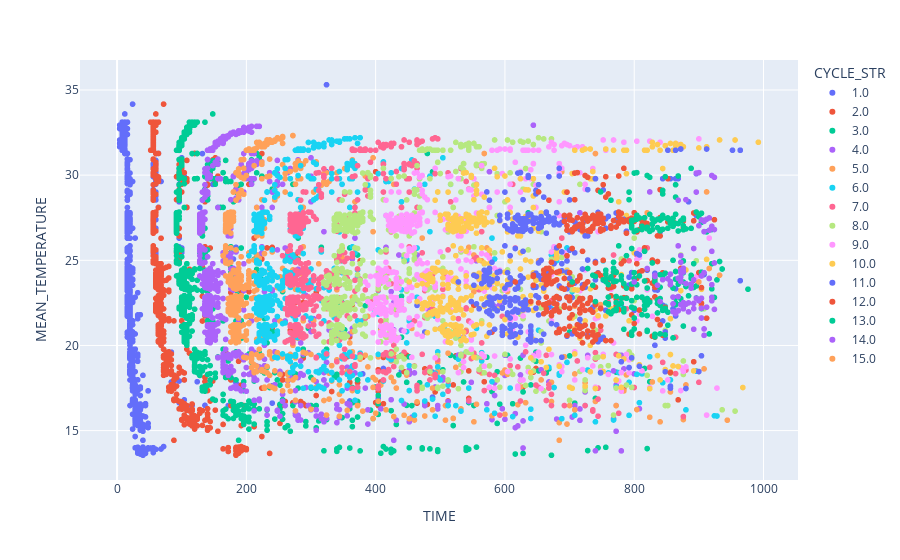

Notebook cell for this chart:
### Code cell
px.scatter(troughs_row_2, x="TIME", y="MEAN_TEMPERATURE", color="CYCLE_STR",
           hover_data=["POSITION_STR"])

### Figure 1 — Plotly figure (JSON) as saved in the notebook; plotly's stock layout.template omitted (floating-point values rounded to 4 significant figures; data arrays with more than 128 entries replaced by an {"elided": "..."} marker saying what was removed)
{"data": [{"customdata": {"elided": "913x1 str values"}, "hovertemplate": "CYCLE_STR=1.0<br>TIME=%{x}<br>MEAN_TEMPERATURE=%{y}<br>POSITION_STR=%{customdata[0]}<extra></extra>", "legendgroup": "1.0", "marker": {"color": "#636efa", "symbol": "circle"}, "mode": "markers", "name": "1.0", "showlegend": true, "type": "scattergl", "x": {"elided": "913 int values"}, "xaxis": "x", "y": {"elided": "913 float values"}, "yaxis": "y"}, {"customdata": {"elided": "896x1 str values"}, "hovertemplate": "CYCLE_STR=2.0<br>TIME=%{x}<br>MEAN_TEMPERATURE=%{y}<br>POSITION_STR=%{customdata[0]}<extra></extra>", "legendgroup": "2.0", "marker": {"color": "#EF553B", "symbol": "circle"}, "mode": "markers", "name": "2.0", "showlegend": true, "type": "scattergl", "x": {"elided": "896 int values"}, "xaxis": "x", "y": {"elided": "896 float values"}, "yaxis": "y"}, {"customdata": {"elided": "867x1 str values"}, "hovertemplate": "CYCLE_STR=3.0<br>TIME=%{x}<br>MEAN_TEMPERATURE=%{y}<br>POSITION_STR=%{customdata[0]}<extra></extra>", "legendgroup": "3.0", "marker": {"color": "#00cc96", "symbol": "circle"}, "mode": "markers", "name": "3.0", "showlegend": true, "type": "scattergl", "x": {"elided": "867 int values"}, "xaxis": "x", "y": {"elided": "867 float values"}, "yaxis": "y"}, {"customdata": {"elided": "760x1 str values"}, "hovertemplate": "CYCLE_STR=4.0<br>TIME=%{x}<br>MEAN_TEMPERATURE=%{y}<br>POSITION_STR=%{customdata[0]}<extra></extra>", "legendgroup": "4.0", "marker": {"color": "#ab63fa", "symbol": "circle"}, "mode": "markers", "name": "4.0", "showlegend": true, "type": "scattergl", "x": {"elided": "760 int values"}, "xaxis": "x", "y": {"elided": "760 float values"}, "yaxis": "y"}, {"customdata": {"elided": "673x1 str values"}, "hovertemplate": "CYCLE_STR=5.0<br>TIME=%{x}<br>MEAN_TEMPERATURE=%{y}<br>POSITION_STR=%{customdata[0]}<extra></extra>", "legendgroup": "5.0", "marker": {"color": "#FFA15A", "symbol": "circle"}, "mode": "markers", "name": "5.0", "showlegend": true, "type": "scattergl", "x": {"elided": "673 int values"}, "xaxis": "x", "y": {"elided": "673 float values"}, "yaxis": "y"}, {"customdata": {"elided": "613x1 str values"}, "hovertemplate": "CYCLE_STR=6.0<br>TIME=%{x}<br>MEAN_TEMPERATURE=%{y}<br>POSITION_STR=%{customdata[0]}<extra></extra>", "legendgroup": "6.0", "marker": {"color": "#19d3f3", "symbol": "circle"}, "mode": "markers", "name": "6.0", "showlegend": true, "type": "scattergl", "x": {"elided": "613 int values"}, "xaxis": "x", "y": {"elided": "613 float values"}, "yaxis": "y"}, {"customdata": {"elided": "566x1 str values"}, "hovertemplate": "CYCLE_STR=7.0<br>TIME=%{x}<br>MEAN_TEMPERATURE=%{y}<br>POSITION_STR=%{customdata[0]}<extra></extra>", "legendgroup": "7.0", "marker": {"color": "#FF6692", "symbol": "circle"}, "mode": "markers", "name": "7.0", "showlegend": true, "type": "scattergl", "x": {"elided": "566 int values"}, "xaxis": "x", "y": {"elided": "566 float values"}, "yaxis": "y"}, {"customdata": {"elided": "528x1 str values"}, "hovertemplate": "CYCLE_STR=8.0<br>TIME=%{x}<br>MEAN_TEMPERATURE=%{y}<br>POSITION_STR=%{customdata[0]}<extra></extra>", "legendgroup": "8.0", "marker": {"color": "#B6E880", "symbol": "circle"}, "mode": "markers", "name": "8.0", "showlegend": true, "type": "scattergl", "x": {"elided": "528 int values"}, "xaxis": "x", "y": {"elided": "528 float values"}, "yaxis": "y"}, {"customdata": {"elided": "487x1 str values"}, "hovertemplate": "CYCLE_STR=9.0<br>TIME=%{x}<br>MEAN_TEMPERATURE=%{y}<br>POSITION_STR=%{customdata[0]}<extra></extra>", "legendgroup": "9.0", "marker": {"color": "#FF97FF", "symbol": "circle"}, "mode": "markers", "name": "9.0", "showlegend": true, "type": "scattergl", "x": {"elided": "487 int values"}, "xaxis": "x", "y": {"elided": "487 float values"}, "yaxis": "y"}, {"customdata": {"elided": "425x1 str values"}, "hovertemplate": "CYCLE_STR=10.0<br>TIME=%{x}<br>MEAN_TEMPERATURE=%{y}<br>POSITION_STR=%{customdata[0]}<extra></extra>", "legendgroup": "10.0", "marker": {"color": "#FECB52", "symbol": "circle"}, "mode": "markers", "name": "10.0", "showlegend": true, "type": "scattergl", "x": {"elided": "425 int values"}, "xaxis": "x", "y": {"elided": "425 float values"}, "yaxis": "y"}, {"customdata": {"elided": "360x1 str values"}, "hovertemplate": "CYCLE_STR=11.0<br>TIME=%{x}<br>MEAN_TEMPERATURE=%{y}<br>POSITION_STR=%{customdata[0]}<extra></extra>", "legendgroup": "11.0", "marker": {"color": "#636efa", "symbol": "circle"}, "mode": "markers", "name": "11.0", "showlegend": true, "type": "scattergl", "x": {"elided": "360 int values"}, "xaxis": "x", "y": {"elided": "360 float values"}, "yaxis": "y"}, {"customdata": {"elided": "293x1 str values"}, "hovertemplate": "CYCLE_STR=12.0<br>TIME=%{x}<br>MEAN_TEMPERATURE=%{y}<br>POSITION_STR=%{customdata[0]}<extra></extra>", "legendgroup": "12.0", "marker": {"color": "#EF553B", "symbol": "circle"}, "mode": "markers", "name": "12.0", "showlegend": true, "type": "scattergl", "x": {"elided": "293 int values"}, "xaxis": "x", "y": {"elided": "293 float values"}, "yaxis": "y"}, {"customdata": {"elided": "204x1 str values"}, "hovertemplate": "CYCLE_STR=13.0<br>TIME=%{x}<br>MEAN_TEMPERATURE=%{y}<br>POSITION_STR=%{customdata[0]}<extra></extra>", "legendgroup": "13.0", "marker": {"color": "#00cc96", "symbol": "circle"}, "mode": "markers", "name": "13.0", "showlegend": true, "type": "scattergl", "x": {"elided": "204 int values"}, "xaxis": "x", "y": {"elided": "204 float values"}, "yaxis": "y"}, {"customdata": [["17"], ["17"], ["17"], ["17"], ["18"], ["18"], ["18"], ["18"], ["19"], ["19"], ["19"], ["19"], ["19"], ["19"], ["19"], ["19"], ["19"], ["19"], ["20"], ["20"], ["20"], ["20"], ["20"], ["20"], ["21"], ["21"], ["21"], ["21"], ["21"], ["21"], ["21"], ["21"], ["21"], ["21"], ["21"], ["21"], ["21"], ["21"], ["21"], ["21"], ["21"], ["21"], ["21"], ["21"], ["21"], ["21"], ["21"], ["21"], ["21"], ["21"], ["21"], ["21"], ["22"], ["22"], ["22"], ["22"], ["22"], ["22"], ["22"], ["22"], ["22"], ["22"], ["22"], ["22"], ["22"], ["22"], ["22"], ["22"], ["22"], ["22"], ["22"], ["22"], ["22"], ["22"], ["22"], ["22"], ["22"], ["22"], ["23"], ["23"], ["23"]], "hovertemplate": "CYCLE_STR=14.0<br>TIME=%{x}<br>MEAN_TEMPERATURE=%{y}<br>POSITION_STR=%{customdata[0]}<extra></extra>", "legendgroup": "14.0", "marker": {"color": "#ab63fa", "symbol": "circle"}, "mode": "markers", "name": "14.0", "showlegend": true, "type": "scattergl", "x": [920, 896, 924, 900, 824, 880, 896, 868, 916, 920, 900, 908, 904, 912, 916, 908, 924, 908, 872, 920, 868, 872, 892, 924, 872, 856, 852, 872, 872, 916, 880, 872, 892, 836, 832, 856, 844, 904, 856, 904, 800, 876, 920, 908, 888, 888, 832, 868, 876, 872, 872, 820, 884, 880, 920, 876, 900, 868, 896, 864, 840, 860, 920, 868, 884, 876, 864, 872, 904, 860, 860, 924, 892, 868, 904, 904, 892, 912, 892, 908, 908], "xaxis": "x", "y": [29.98, 30.12, 29.87, 30.15, 29.01, 28.56, 29.0, 28.53, 27.49, 27.0, 27.03, 27.35, 27.37, 27.41, 26.76, 27.29, 26.81, 26.68, 24.89, 25.53, 25.85, 25.27, 25.69, 24.84, 23.77, 24.19, 23.92, 24.29, 23.75, 23.93, 23.63, 24.32, 23.85, 23.53, 24.12, 23.75, 23.86, 24.08, 23.58, 24.08, 23.73, 24.31, 23.57, 24.27, 23.36, 23.61, 24.05, 23.94, 24.53, 24.02, 24.42, 24.52, 22.5, 22.42, 22.62, 22.51, 22.63, 22.03, 22.77, 21.86, 22.57, 22.44, 22.83, 22.05, 21.97, 22.15, 21.92, 22.39, 22.19, 21.98, 22.84, 22.12, 22.47, 22.87, 22.77, 21.61, 22.16, 22.25, 20.95, 20.59, 20.97], "yaxis": "y"}, {"customdata": [["18"], ["21"], ["21"], ["21"]], "hovertemplate": "CYCLE_STR=15.0<br>TIME=%{x}<br>MEAN_TEMPERATURE=%{y}<br>POSITION_STR=%{customdata[0]}<extra></extra>", "legendgroup": "15.0", "marker": {"color": "#FFA15A", "symbol": "circle"}, "mode": "markers", "name": "15.0", "showlegend": true, "type": "scattergl", "x": [912, 932, 900, 916], "xaxis": "x", "y": [29.01, 24.12, 23.73, 24.52], "yaxis": "y"}], "layout": {"legend": {"title": {"text": "CYCLE_STR"}, "tracegroupgap": 0}, "margin": {"t": 60}, "xaxis": {"anchor": "y", "domain": [0, 1], "title": {"text": "TIME"}}, "yaxis": {"anchor": "x", "domain": [0, 1], "title": {"text": "MEAN_TEMPERATURE"}}}}
